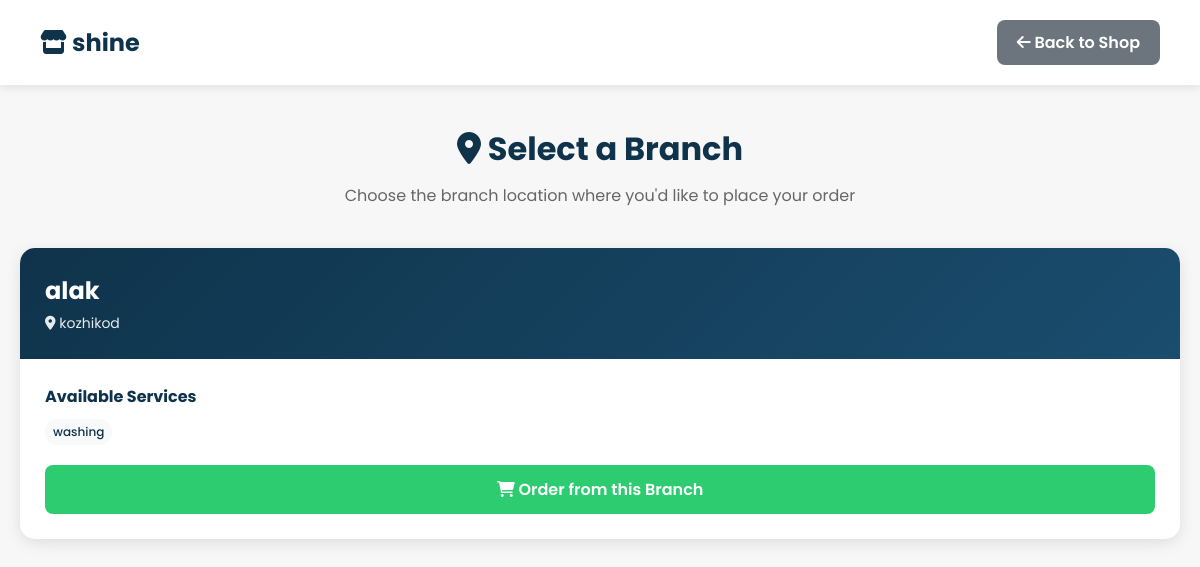
The page /shop/2/select-branch/ (signed in) on the database as committed earlier.
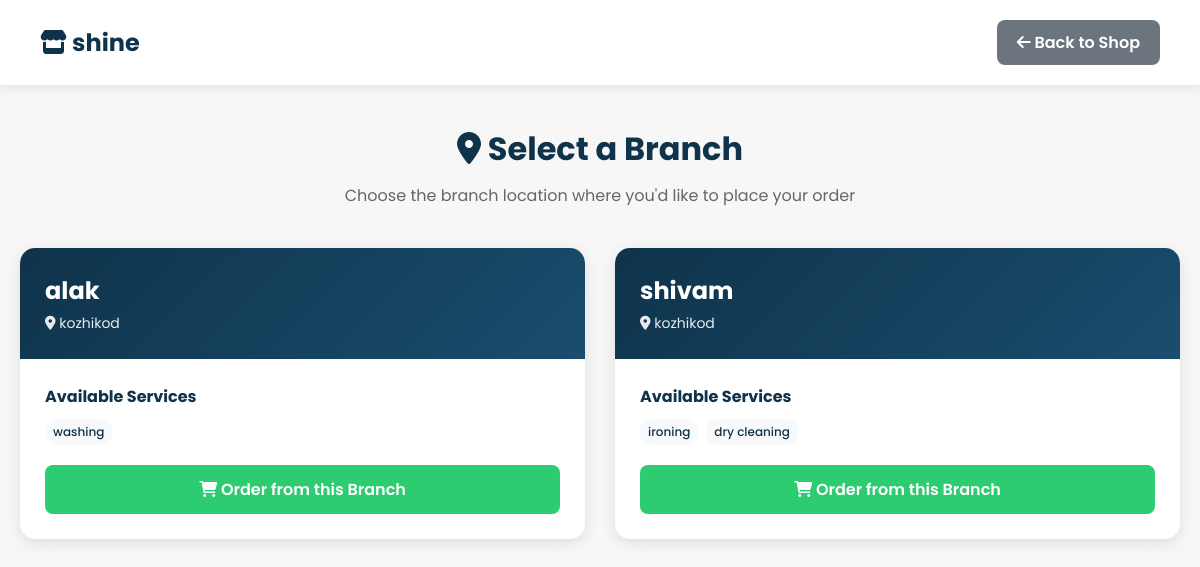
The same page on the database as committed later.
### shop/models.py (models this page shows, shortened)
class Branch(models.Model):
    shop = models.ForeignKey(LaundryShop, on_delete=models.CASCADE, related_name='branches')
    name = models.CharField(max_length=100)
    address = models.TextField()
    phone = models.CharField(max_length=15, blank=True)
    created_at = models.DateTimeField(default=timezone.now)
    class Meta:
        unique_together = ('shop', 'name')

class Service(models.Model):
    branch = models.ForeignKey(Branch, on_delete=models.CASCADE, related_name='services')
    name = models.CharField(max_length=100)
    price = models.DecimalField(max_digits=10, decimal_places=2, blank=True, null=True)
    created_at = models.DateTimeField(default=timezone.now)
    class Meta:
        unique_together = ('branch', 'name')

### shop/views.py (the view)
# urls.py: path("shop/<int:shop_id>/select-branch/", views.select_branch_for_order, name="select_branch_for_order"),
@login_required
def select_branch_for_order(request, shop_id):
    shop = get_object_or_404(LaundryShop, id=shop_id, is_approved=True)
    branches = Branch.objects.filter(shop=shop).prefetch_related('services')
    for branch in branches:
        branch_ratings = BranchRating.objects.filter(branch=branch)
        branch.average_rating = branch_ratings.aggregate(avg=Avg('rating'))['avg'] or 0
        branch.branch_ratings = branch_ratings
    context = {
        'shop': shop,
        'branches': branches,
    }
    return render(request, 'select_branch_order.html', context)

### shop/templates/select_branch_order.html (shortened to what this page needs)
{% load static %}
<!DOCTYPE html>
<html lang="en">
<head>
    <link rel="stylesheet" href="https://cdnjs.cloudflare.com/ajax/libs/font-awesome/6.0.0-beta3/css/all.min.css">
</head>
<body>
    <div class="header">
        <h1><i class="fas fa-store"></i> {{ shop.name }}</h1>
        <div>
            <a href="{% url 'shop_detail' shop.id %}" class="btn btn-secondary">
                <i class="fas fa-arrow-left"></i> Back to Shop
            </a>
        </div>
    </div>
    <div class="container">
        <div class="page-title">
            <h1><i class="fas fa-map-marker-alt"></i> Select a Branch</h1>
            <p>Choose the branch location where you'd like to place your order</p>
        </div>
        {% if branches %}
        <div class="branches-grid">
            {% for branch in branches %}
            <div class="branch-card" onclick="window.location.href='{% url 'select_services_branch' shop.id branch.id %}'">
                <div class="branch-header">
                    <h3>{{ branch.name }}</h3>
                    <p><i class="fas fa-location-dot"></i> {{ branch.address }}</p>
                </div>
                <div class="branch-body">
                    <div class="branch-services">
                        <h4>Available Services</h4>
                        <div class="services-list">
                            {% for service in branch.services.all|slice:":5" %}
                                <span class="service-tag">{{ service.name }}</span>
                            {% endfor %}
                        </div>
                    </div>
                    <div class="branch-actions">
                        <div class="btn btn-primary">
                            <i class="fas fa-shopping-cart"></i> Order from this Branch
                        </div>
                    </div>
                </div>
            </div>
            {% endfor %}
        </div>
        {% endif %}
    </div>
</body>
</html>

Rows that differ between the two databases and show on the page:
added Branch: name "shivam", address "kozhikod"
added Service: name "ironing", shown under "shivam"
added Service: name "dry cleaning", shown under "shivam"
